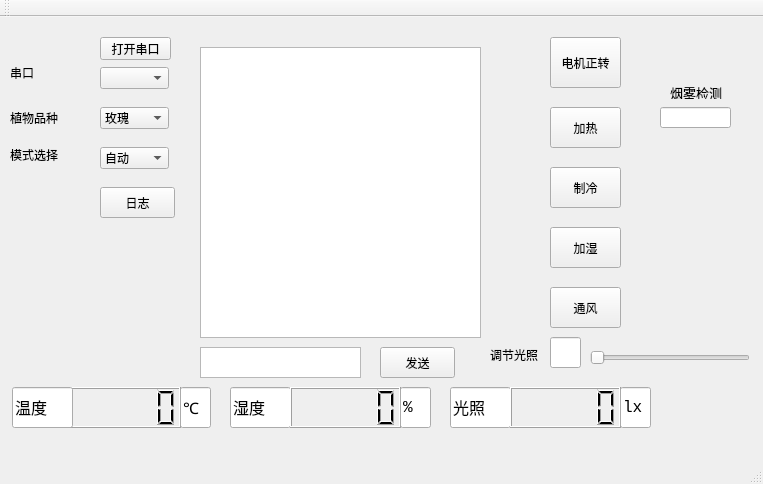
<?xml version="1.0" encoding="UTF-8"?>
<ui version="4.0">
 <class>MainWindow</class>
 <widget class="QMainWindow" name="MainWindow">
  <property name="geometry">
   <rect>
    <x>0</x>
    <y>0</y>
    <width>763</width>
    <height>484</height>
   </rect>
  </property>
  <property name="windowTitle">
   <string>植物工厂</string>
  </property>
  <widget class="QWidget" name="centralWidget">
   <widget class="QLabel" name="label">
    <property name="geometry">
     <rect>
      <x>10</x>
      <y>50</y>
      <width>54</width>
      <height>12</height>
     </rect>
    </property>
    <property name="text">
     <string>串口</string>
    </property>
   </widget>
   <widget class="QLabel" name="label_2">
    <property name="geometry">
     <rect>
      <x>10</x>
      <y>90</y>
      <width>71</width>
      <height>21</height>
     </rect>
    </property>
    <property name="text">
     <string>植物品种</string>
    </property>
   </widget>
   <widget class="QComboBox" name="PortBox">
    <property name="geometry">
     <rect>
      <x>100</x>
      <y>50</y>
      <width>69</width>
      <height>22</height>
     </rect>
    </property>
   </widget>
   <widget class="QComboBox" name="Plant_varieties">
    <property name="geometry">
     <rect>
      <x>100</x>
      <y>90</y>
      <width>69</width>
      <height>22</height>
     </rect>
    </property>
    <property name="currentIndex">
     <number>0</number>
    </property>
    <item>
     <property name="text">
      <string>玫瑰</string>
     </property>
    </item>
    <item>
     <property name="text">
      <string>香菇</string>
     </property>
    </item>
   </widget>
   <widget class="QLabel" name="label_6">
    <property name="geometry">
     <rect>
      <x>10</x>
      <y>130</y>
      <width>61</width>
      <height>16</height>
     </rect>
    </property>
    <property name="text">
     <string>模式选择</string>
    </property>
   </widget>
   <widget class="QComboBox" name="Model_selection">
    <property name="geometry">
     <rect>
      <x>100</x>
      <y>130</y>
      <width>69</width>
      <height>22</height>
     </rect>
    </property>
    <item>
     <property name="text">
      <string>自动</string>
     </property>
    </item>
    <item>
     <property name="text">
      <string>手动</string>
     </property>
    </item>
   </widget>
   <widget class="QPushButton" name="OpenSerialButton">
    <property name="geometry">
     <rect>
      <x>100</x>
      <y>20</y>
      <width>71</width>
      <height>23</height>
     </rect>
    </property>
    <property name="text">
     <string>打开串口</string>
    </property>
   </widget>
   <widget class="QTextEdit" name="textEdit">
    <property name="geometry">
     <rect>
      <x>200</x>
      <y>30</y>
      <width>281</width>
      <height>291</height>
     </rect>
    </property>
   </widget>
   <widget class="QTextEdit" name="textEdit_2">
    <property name="geometry">
     <rect>
      <x>200</x>
      <y>330</y>
      <width>161</width>
      <height>31</height>
     </rect>
    </property>
   </widget>
   <widget class="QPushButton" name="SendButton">
    <property name="geometry">
     <rect>
      <x>380</x>
      <y>330</y>
      <width>75</width>
      <height>31</height>
     </rect>
    </property>
    <property name="text">
     <string>发送</string>
    </property>
   </widget>
   <widget class="QPushButton" name="BntMotor">
    <property name="geometry">
     <rect>
      <x>550</x>
      <y>20</y>
      <width>71</width>
      <height>51</height>
     </rect>
    </property>
    <property name="text">
     <string>电机正转</string>
    </property>
   </widget>
   <widget class="QLCDNumber" name="LcdTemp">
    <property name="geometry">
     <rect>
      <x>70</x>
      <y>370</y>
      <width>111</width>
      <height>41</height>
     </rect>
    </property>
   </widget>
   <widget class="QLineEdit" name="TemplineEdit">
    <property name="geometry">
     <rect>
      <x>12</x>
      <y>370</y>
      <width>61</width>
      <height>41</height>
     </rect>
    </property>
    <property name="font">
     <font>
      <family>黑体</family>
      <pointsize>12</pointsize>
     </font>
    </property>
    <property name="text">
     <string>温度</string>
    </property>
   </widget>
   <widget class="QLineEdit" name="TemplineEdit_2">
    <property name="geometry">
     <rect>
      <x>230</x>
      <y>370</y>
      <width>61</width>
      <height>41</height>
     </rect>
    </property>
    <property name="font">
     <font>
      <family>黑体</family>
      <pointsize>12</pointsize>
     </font>
    </property>
    <property name="text">
     <string>湿度</string>
    </property>
   </widget>
   <widget class="QLCDNumber" name="LcdHumi">
    <property name="geometry">
     <rect>
      <x>290</x>
      <y>370</y>
      <width>111</width>
      <height>41</height>
     </rect>
    </property>
   </widget>
   <widget class="QLineEdit" name="TemplineEdit_3">
    <property name="geometry">
     <rect>
      <x>450</x>
      <y>370</y>
      <width>61</width>
      <height>41</height>
     </rect>
    </property>
    <property name="font">
     <font>
      <family>黑体</family>
      <pointsize>12</pointsize>
     </font>
    </property>
    <property name="text">
     <string>光照</string>
    </property>
   </widget>
   <widget class="QLCDNumber" name="LcdLight">
    <property name="geometry">
     <rect>
      <x>510</x>
      <y>370</y>
      <width>111</width>
      <height>41</height>
     </rect>
    </property>
   </widget>
   <widget class="QPushButton" name="BntMotor_2">
    <property name="geometry">
     <rect>
      <x>100</x>
      <y>170</y>
      <width>75</width>
      <height>31</height>
     </rect>
    </property>
    <property name="text">
     <string>日志</string>
    </property>
   </widget>
   <widget class="QLineEdit" name="TemplineEdit_4">
    <property name="geometry">
     <rect>
      <x>180</x>
      <y>370</y>
      <width>31</width>
      <height>41</height>
     </rect>
    </property>
    <property name="font">
     <font>
      <family>黑体</family>
      <pointsize>12</pointsize>
     </font>
    </property>
    <property name="text">
     <string>℃</string>
    </property>
   </widget>
   <widget class="QLineEdit" name="TemplineEdit_5">
    <property name="geometry">
     <rect>
      <x>400</x>
      <y>370</y>
      <width>31</width>
      <height>41</height>
     </rect>
    </property>
    <property name="font">
     <font>
      <family>Consolas</family>
      <pointsize>12</pointsize>
     </font>
    </property>
    <property name="text">
     <string>%</string>
    </property>
   </widget>
   <widget class="QLineEdit" name="lineEdit">
    <property name="geometry">
     <rect>
      <x>620</x>
      <y>370</y>
      <width>31</width>
      <height>41</height>
     </rect>
    </property>
    <property name="font">
     <font>
      <family>Consolas</family>
      <pointsize>12</pointsize>
     </font>
    </property>
    <property name="text">
     <string>lx</string>
    </property>
   </widget>
   <widget class="QSlider" name="PwmSlider">
    <property name="geometry">
     <rect>
      <x>590</x>
      <y>330</y>
      <width>160</width>
      <height>22</height>
     </rect>
    </property>
    <property name="orientation">
     <enum>Qt::Horizontal</enum>
    </property>
   </widget>
   <widget class="QLabel" name="label_7">
    <property name="geometry">
     <rect>
      <x>490</x>
      <y>330</y>
      <width>61</width>
      <height>16</height>
     </rect>
    </property>
    <property name="text">
     <string>调节光照</string>
    </property>
   </widget>
   <widget class="QPushButton" name="HotButton">
    <property name="geometry">
     <rect>
      <x>550</x>
      <y>90</y>
      <width>71</width>
      <height>41</height>
     </rect>
    </property>
    <property name="text">
     <string>加热</string>
    </property>
   </widget>
   <widget class="QPushButton" name="ColdButton">
    <property name="geometry">
     <rect>
      <x>550</x>
      <y>150</y>
      <width>71</width>
      <height>41</height>
     </rect>
    </property>
    <property name="text">
     <string>制冷</string>
    </property>
   </widget>
   <widget class="QPushButton" name="WetButton">
    <property name="geometry">
     <rect>
      <x>550</x>
      <y>210</y>
      <width>71</width>
      <height>41</height>
     </rect>
    </property>
    <property name="text">
     <string>加湿</string>
    </property>
   </widget>
   <widget class="QPushButton" name="WindBotton">
    <property name="geometry">
     <rect>
      <x>550</x>
      <y>270</y>
      <width>71</width>
      <height>41</height>
     </rect>
    </property>
    <property name="text">
     <string>通风</string>
    </property>
   </widget>
   <widget class="QLineEdit" name="PwmLineEdit">
    <property name="geometry">
     <rect>
      <x>550</x>
      <y>320</y>
      <width>31</width>
      <height>31</height>
     </rect>
    </property>
    <property name="font">
     <font>
      <family>Consolas</family>
      <pointsize>12</pointsize>
     </font>
    </property>
   </widget>
   <widget class="QLineEdit" name="SmokelineEdit">
    <property name="geometry">
     <rect>
      <x>660</x>
      <y>90</y>
      <width>71</width>
      <height>21</height>
     </rect>
    </property>
    <property name="font">
     <font>
      <family>等线</family>
      <pointsize>10</pointsize>
     </font>
    </property>
    <property name="dragEnabled">
     <bool>false</bool>
    </property>
   </widget>
   <widget class="QLabel" name="label_3">
    <property name="geometry">
     <rect>
      <x>670</x>
      <y>70</y>
      <width>54</width>
      <height>12</height>
     </rect>
    </property>
    <property name="font">
     <font>
      <family>黑体</family>
      <pointsize>10</pointsize>
     </font>
    </property>
    <property name="text">
     <string>烟雾检测</string>
    </property>
   </widget>
  </widget>
  <widget class="QMenuBar" name="menuBar">
   <property name="geometry">
    <rect>
     <x>0</x>
     <y>0</y>
     <width>763</width>
     <height>23</height>
    </rect>
   </property>
  </widget>
  <widget class="QToolBar" name="mainToolBar">
   <attribute name="toolBarArea">
    <enum>TopToolBarArea</enum>
   </attribute>
   <attribute name="toolBarBreak">
    <bool>false</bool>
   </attribute>
  </widget>
  <widget class="QStatusBar" name="statusBar"/>
 </widget>
 <layoutdefault spacing="6" margin="11"/>
 <resources/>
 <connections/>
</ui>
